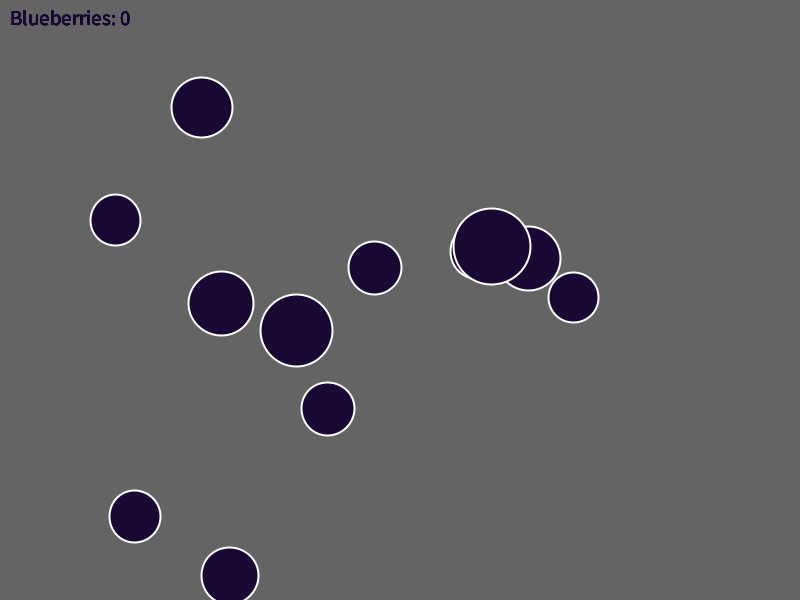
Frame 1 (no input)
Frame 60 (the mouse pressed at the canvas centre just before this capture): identical to frame 1, image omitted
Frame 120 (the mouse held since frame 60 and released just before this capture): identical to frame 1, image omitted

The Processing sketch that drew this single still picture (run headless with seeded random() and noise(); from frame 60 on, the mouse is pressed at the canvas centre):

// Processing sketch: berry2_with_ArrayList
// ── berry2_with_ArrayList.pde

//Blueberry[] blueberries = new Blueberry[int(random(5, 15))];
ArrayList<Blueberry> blueberries;
int bluepoints = 0;

void setup() {

  size (800, 600);
  blueberries = new ArrayList<Blueberry>();
  float q = random(5, 15);

  for (int i = 0; i < q; i++) {
    blueberries.add(new Blueberry());
  }
}

void draw() {

  background(100);

  for (Blueberry b : blueberries) {
    b.display();
    b.clicked();
    
     textSize(21);
     fill(24, 8, 51);
     text("Blueberries: " + bluepoints, 10, 25);
  }
  
 
}


void mouseClicked() {

  for (Blueberry b : blueberries) {
    if (b.radius > dist(mouseX, mouseY, b.posX, b.posY)) {
      b.displayBerry = true;
      bluepoints = bluepoints + 1;
    }
  }
}

// how to delete ball from top instead of bottom

// ── Blackberry.pde
class Blackberry {

  //data of the object
  float posX, posY;
  float radius;
  boolean displayBerry;


  Blackberry() {
    posX = random(100, 600);
    posY = random(100, 600);
    
    displayBerry = false;
    radius = random(60, 100);

    
  }

  //checking overlaps not working
  //boolean overlaps(Blueberry other) {
  //  float d = dist(posX, posY, other.posX, other.posY);
  //  if (d < radius + other.radius) {
  //    return true;
  //  } else {
  //    return false;
  //  }
  //}

  //functionality of the object
  void display() {

    fill(10);
    stroke(255);
    strokeWeight(2);
    ellipse(posX, posY, radius, radius);
      stroke(0);


  }
  
  void clicked() {
    if(displayBerry) {
       posX = -100;
       posY = -100;
    }
  }
  
}

// ── Blueberry.pde
class Blueberry {

  //data of the object
  float posX, posY;
  float radius;
  boolean displayBerry;


  Blueberry() {
    posX = random(100, 600);
    posY = random(100, 600);
    
    displayBerry = false;
    radius = random(50, 80);

    
  }

  //checking overlaps not working
  //boolean overlaps(Blueberry other) {
  //  float d = dist(posX, posY, other.posX, other.posY);
  //  if (d < radius + other.radius) {
  //    return true;
  //  } else {
  //    return false;
  //  }
  //}

  //functionality of the object
  void display() {

    fill(24, 8, 51);
    stroke(255);
    strokeWeight(2);
    ellipse(posX, posY, radius, radius);
      stroke(0);


  }
  
  void clicked() {
    if(displayBerry) {
       posX = -100;
       posY = -100;
    }
  }
  
}
